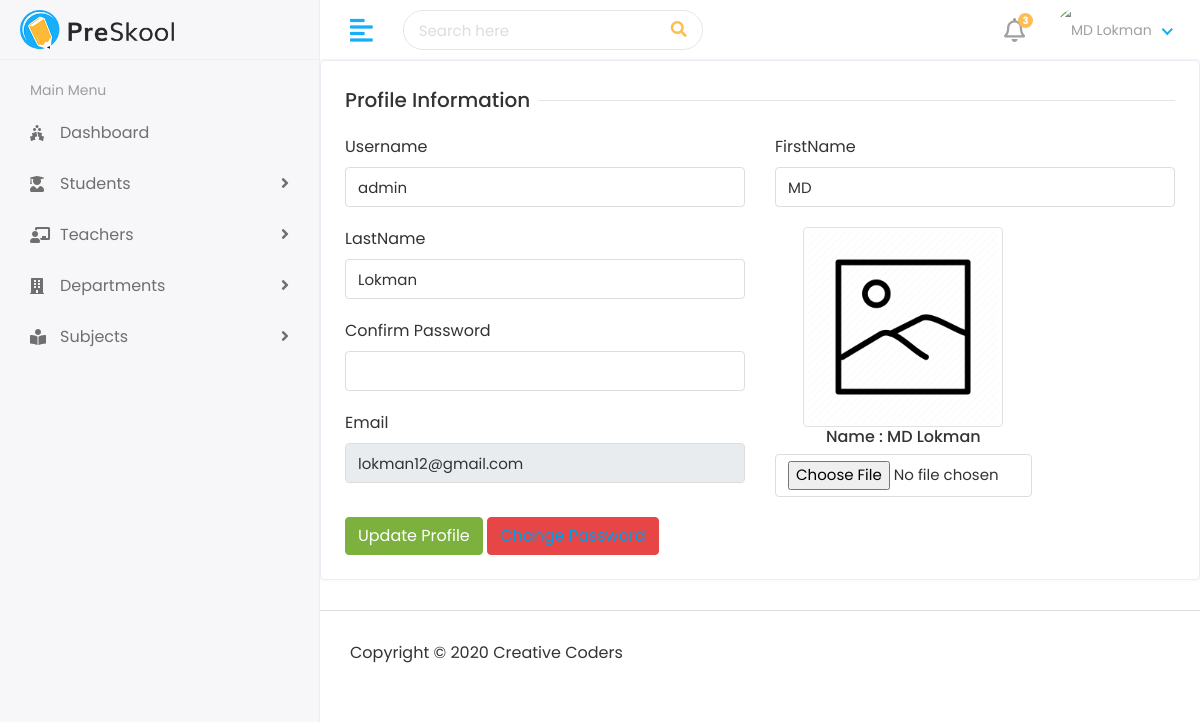
/myProfile/ (signed in), run on the app's committed database.
### myApp/models.py (models this page shows)
class CustomUser(AbstractUser):
    USER =(
        (1,'admin'),
        (2,'staff'),
        (3,'students'),
    )
    user_type=models.CharField(choices=USER,max_length=50,default=1)
    profile_pic=models.ImageField(upload_to="media/profile_pic")

### myApp/views.py (the view)
# urls.py: path('myProfile/', views.myProfile,name="myProfile"),
def myProfile(request):
    user = request.user
    context = {
        'user': user
    }
    return render(request, 'profile.html', context)

### templates/profile.html (shortened to what this page needs)
{% extends 'base.html' %}
{% load static %}
{% block content %}
<div class="row">
   <div class="col-sm-12">
      <div class="card">
         <div class="card-body">
            <form method="post", action="{% url 'profileUpdate' %}" enctype="multipart/form-data">
               <div class="row">
                  <div class="col-12">
                     <h5 class="form-title"><span>Profile Information</span></h5>
                  </div>
                  <div class="col-12 col-sm-6">
                     <div class="form-group">
                        <label>Username</label>
                        <input name="username" type="text" class="form-control" value="{{user.username}}">
                     </div>
                  </div>
                  <div class="col-12 col-sm-6">
                     <div class="form-group">
                        <label> FirstName </label>
                        <input name="first_name" type="text" class="form-control" value="{{user.first_name}}">
                     </div>
                  </div>
                  <div class="col-12 col-sm-6">
                     <div class="form-group">
                        <label>LastName</label>
                        <input name="last_name" type="text" class="form-control" value="{{user.last_name}}">
                     </div>
                     <div class="form-group">
                        <label>Confirm Password</label>
                        <input name="password" type="text" class="form-control" >
                     </div>
                     <div class="form-group">
                        <label>Email</label>
                        <input name="email" type="text" class="form-control" value="{{user.email}}" readonly>
                     </div>
                  </div>
                  <div class="col-md-4">
                     <div class="text-center">
                       <img id='img' src=" {% if user.profile_pic %}{{request.user.profile_pic.url}} {% else %}{% static "assets/img/default.png" %} {% endif %}" class="myavatar img-circle img-thumbnail" alt="avatar">
                       <h6> Name : {{user.first_name}} {{user.last_name}}</h6>
                       <div class="form-group">
                        <input id='imgfile' type="file" name="profile_pic" class="form-control" value="{{user.profile_pic}}">
                     </div>
                     </div>
                   </div>
                  <div class="col-12">
                     <button type="submit" class="btn btn-success">Update Profile</button>
                     <button type="submit" class="btn btn-danger"><a href="{% url 'changePassword' %}">Change Password</a></button>
                  </div>
               </div>
            </form>
         </div>
      </div>
   </div>
</div>
{% endblock %}

### static/assets/css/style.css (style rules this page uses)
html { height: 100%; }
body { background-color: #fff; color: #333; font-family: 'Poppins', sans-serif; font-size: 1rem; height: 100%; line-height: 1.5; overflow-x: hidden; }
h1, h2, h3, h4, h5, h6 { font-family: 'Poppins', sans-serif; margin-top: 0; }
.form-control { border: 1px solid #ddd; box-shadow: none; color: #333; font-size: 15px; height: 40px; }
a { color: #009ce7; }
input, button, a { transition: all 0.4s ease; -moz-transition: all 0.4s ease; -o-transition: all 0.4s ease; -ms-transition: all 0.4s ease; -webkit-transition: all 0.4s ease; }
input, input:focus, button, button:focus { outline: none; }
input[type="file"] { height: auto; min-height: calc(1.5em + .75rem + 2px); }
input[type=text], input[type=password] { -webkit-appearance: none; -moz-appearance: none; appearance: none; }
.form-group { margin-bottom: 1.25rem; }
.btn-success { background-color: #7bb13c; border: 1px solid #7bb13c }
.btn-danger { background-color: #e84646; border: 1px solid #e84646; }
.card { border: 1px solid #ececf5; box-shadow: 0 1px 3px 0 rgba(0, 0, 0, 0.03); margin-bottom: 1.875rem; }
.card-body { padding: 1.5rem; }
.form-title { width: 100%; max-width: 100%; padding: 0; font-size: 1.25rem; font-weight: 500; line-height: inherit; color: #333; white-space: normal; position: relative; display: block; margin-bottom: 20px; }
.form-title:before { content: ""; position: absolute; left: 0px; right: 0px; height: 1px; top: 50%; background-color: rgba(0, 0, 0, 0.1); }
.form-title span { padding: 0px 0.5rem 0 0; background-color: #fff; display: inline-block; z-index: 2; position: relative; }

### templates/profile.html (style rules this page uses)
.myavatar { width:200px; height:200px; }

### data on the page
CustomUser: username "admin", first_name "MD", last_name "Lokman", email "lokman12@gmail.com"
